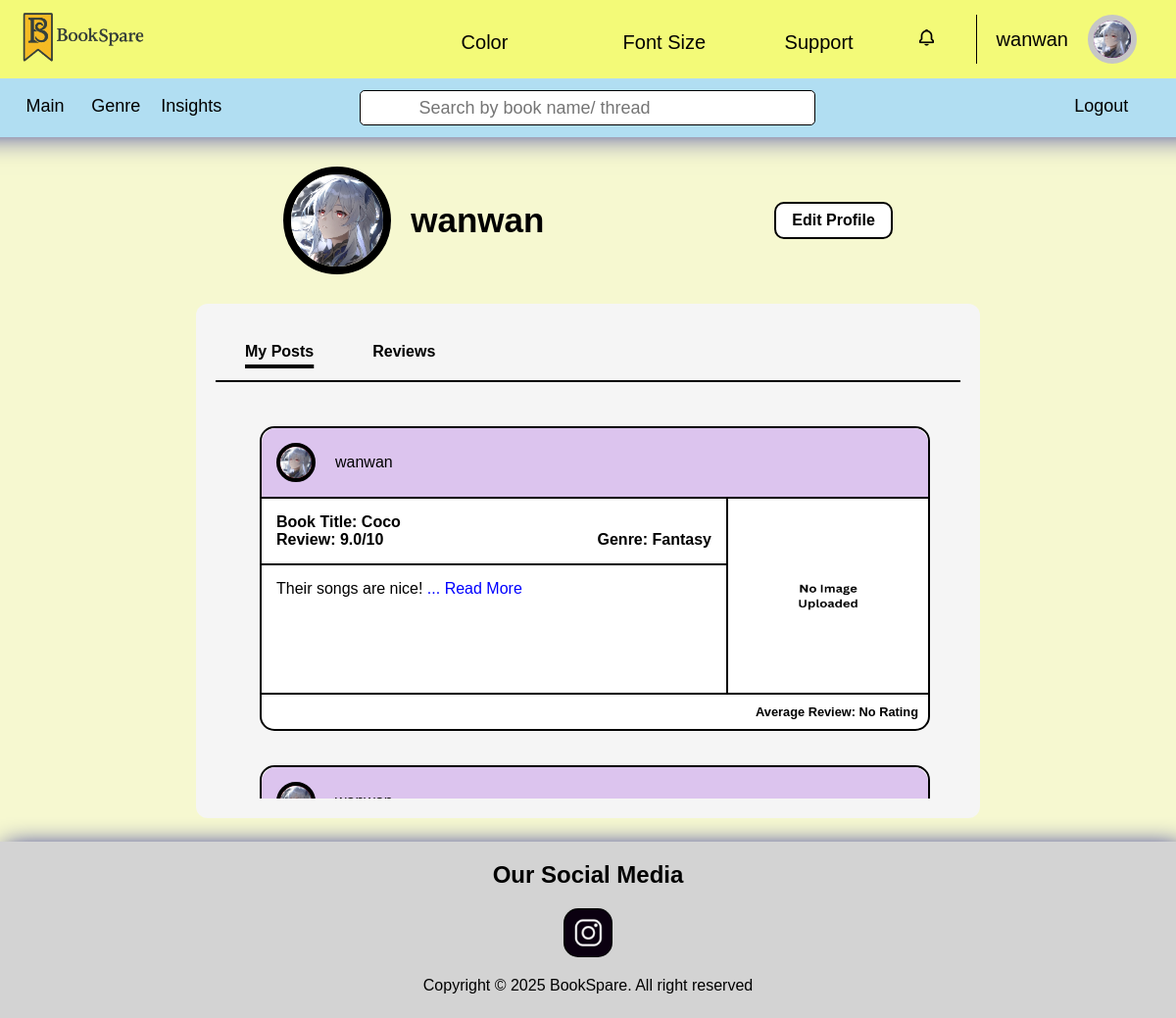
The app's page /profilemyposts.php (signed in) with its own data.
### tables this page shows
CREATE TABLE `reader_user` (
  `readerID` int(11) NOT NULL,
  `username` varchar(30) NOT NULL,
  `email` varchar(70) NOT NULL,
  `phone` varchar(15) NOT NULL,
  `country` varchar(75) NOT NULL,
  `dateOfBirth` date NOT NULL,
  `password` varchar(255) DEFAULT NULL,
  `avatar` varchar(255) DEFAULT NULL
);

CREATE TABLE `post_review` (
  `postCode` int(11) NOT NULL,
  `readerID` int(11) DEFAULT NULL,
  `bookID` int(11) DEFAULT NULL,
  `ownerOpinion` longtext NOT NULL,
  `ownerRating` decimal(3,1) NOT NULL,
  `frontCover_img` varchar(255) DEFAULT NULL,
  `backCover_img` varchar(255) DEFAULT NULL,
  `synopsis` longtext DEFAULT NULL,
  `statusPhone` varchar(10) DEFAULT NULL,
  `author` varchar(50) DEFAULT NULL,
  `genre` varchar(50) DEFAULT NULL
);

CREATE TABLE `book_record` (
  `bookID` int(11) NOT NULL,
  `bookTitle` varchar(60) NOT NULL
);

### profileMyPostSection/myPostSection.php (the view, shortened to what this page needs)
<div class="review-card">
<?php
    foreach ($post as $row) {
        $sqlGetComment = "SELECT
            comment.*,
            post.*,
            reader.*,
            bookBorrow.*
        FROM Comment_Rating comment
        INNER JOIN Post_Review post ON comment.postCode = post.postCode
        INNER JOIN Reader_User reader ON comment.readerID = reader.readerID
        INNER JOIN book_borrowed bookBorrow ON comment.bookBorrowCode = bookBorrow.bookBorrowCode
        WHERE comment.postCode = '{$row['postCode']}'";
        $resultGetComemnt = $conn->query($sqlGetComment);
        $comment = $resultGetComemnt->fetch_all(MYSQLI_ASSOC);
        $averageRating = 0;
        if (!empty($comment)) {
                $i = 0;
                foreach($comment as $commentData) {
                    if ($commentData['bookBorrowCode'] != null) {
                        $averageRating += $commentData['ratingFeedback'];
                        $i++;
                    }
                }
                if ($i != 0) {
                    $averageRating = $averageRating / $i;
                }
        }
        if ($row['frontCover_img'] != null) {
            echo '<div class="post">';
            echo '    <div class="head">';
            echo '        <div class="postProfile">';
            if ($row['avatar'] != null) {
                echo '            <a href=""><img src="'.$row['avatar'].'" alt="Profile Image"></a>';
            } else {
                echo '            <a href="">A</a>';
            }
            echo '        </div>';
            echo '    </div>';
            echo '</div>';
        } else {
            echo '<div class="post">';
            echo '    <div class="head">';
            echo '        <div class="postProfile">';
            if ($row['avatar'] != null) {
                echo '            <a href=""><img src="'.$row['avatar'].'" alt="Profile Image"></a>';
            } else {
                echo '            <a href="">A</a>';
            }
            echo $row['username'];
            echo '        </div>';
            echo '    </div>';
            echo '    <div class="body">';
            echo '        <div class="left">';
            echo '            <div class="review">';
            echo '                <h2>Book Title: '.$row['bookTitle']. '</h2>';
            echo '                <h3><label for="">Review: '.$row['ownerRating'].'/10</label><label for="">Genre: '.$row['genre'].'</label></h3>';
            echo '            </div>';
            echo '            <div class="description">';
            echo '                <p>';
            echo substr($row['ownerOpinion'], 0, 310);
            echo '                    <a href="bookDetail.php?postCode='.$row['postCode'].'">... Read More</a>';
            echo '                </p>';
            echo '            </div>';
            echo '        </div>';
            echo '        <div class="right">';
            echo '            <img src="bookUploads/noImageUploaded.png" alt="Book Cover">';
            echo '        </div>';
            echo '    </div>';
            echo '    <div class="bottom">';
            if ($averageRating != 0) {
                echo '<h3>Average Review: '.number_format($averageRating, 1).'</h3>';
            } else {
                echo '<h3>Average Review: No Rating</h3>';
            }
            echo '    </div>';
            echo '</div>';
        }
    }
    ?>
</div>

### profilemyposts.php (shortened to what this page needs)
<?php
require("database/database.php");
$username = $_SESSION['username'];
$email = $_SESSION['email'];
$contact = $_SESSION['contact'];
$readerID = $_SESSION['readerID'];
$sql = "SELECT * FROM Reader_User WHERE username = '$username'
OR email = '$email' OR phone = '$contact'";
$runSQL = $conn->query($sql);
$user = $runSQL->fetch_assoc();
$sqlGetPostDetails = "SELECT
                          post.*,
                          reader.*,
                          book.*
                      FROM post_review post
                      INNER JOIN reader_user reader USING (readerID)
                      INNER JOIN book_record book USING (bookID)
                      WHERE post.readerID = '$readerID'
                      ORDER BY post.postCode DESC";
$resultGetPostDetails = $conn->query($sqlGetPostDetails);
$post = $resultGetPostDetails->fetch_all(MYSQLI_ASSOC);
?>
<!DOCTYPE html>
<html lang="en" data-themeColor="defaultColor" data-fontSize="defaultFontSize">
<head>
    <link rel="stylesheet" href="style.css">
</head>
<body>
  <?php include("header.php"); ?>
    <div class="profile-header">
    <div class="profile-left">
        <?php
            if ($user['avatar'] != null) {
                echo "<img src='".$user['avatar']."' alt='Profile Image'>";
            } else {
                echo '<div class="profile-picture">'.$user['username'][0].'</div>';
            }
        ?>
        <div class="profile-name"><?php echo $user['username']; ?></div>
    </div>
    <button class="edit-profile">Edit Profile</button>
</div>
     <main>
        <section class="editProfile">
            <form class="tabs" method="GET">
            <?php
                $mypostActive = (!isset($_GET['mypostSection']) || $_GET['mypostSection'] === 'myPost') ? 'active' : '';
                $reviewActive = (isset($_GET['mypostSection']) && $_GET['mypostSection'] === 'review') ? 'active' : '';
            ?>
                <button type="submit" class="tab <?php echo $mypostActive; ?>" name="mypostSection" value="myPost">My Posts</button>
                <button type="submit" class="tab <?php echo $reviewActive; ?>" name="mypostSection" value="review">Reviews</button>
            </form>
            <div class="tab-content">
                <?php
                    if (isset($_GET['mypostSection'])) {
                        if ($_GET['mypostSection'] === "myPost") {
                            include("profileMyPostSection/myPostSection.php");
                        } else {
                            include("profileMyPostSection/reviewSection.php");
                        }
                    } else {
                        include("profileMyPostSection/myPostSection.php");
                    }
                ?>
            </div>
        </section>
    </main>
    <footer>
        <h1>Our Social Media</h1>
        <a href="https://www.instagram.com/bookspare_?igsh=NDJmMjl2aGtxdWQ0" target="_blank"></a>
        <p>Copyright &copy; 2025 BookSpare. All right reserved</p>
    </footer>
</body>
</html>

### header.php (shortened to what this page needs)
<!DOCTYPE html>
<html lang="en" data-themeColor="defaultColor" data-fontSize="defaultFontSize">
<head>
</head>
<body>
    <header>
        <div id="firstHeader">
            <a href="main.php" id="logo"><img src="image/logoTitle.png" alt="logo" id="logoImage"></a>
            <nav>
                <div>
                    <span class="colorButton"><label for="color">Color<box-icon name='chevron-down'
                                class="downArrow"></box-icon></label></span>
                </div>
                <div>
                    <span class="fontSizeButton"><label for="fontSize">Font Size<box-icon name='chevron-down'
                                class="downArrow"></box-icon></label></span>
                </div>
                <div>
                    <span class="supportButton"><label for="support">Support<box-icon name='chevron-down'
                                class="downArrow"></box-icon></label></span>
                </div>
                <div>
                    <span class="notificationButton"><label for="notification"><i class='bx  bx-bell' ></i> </label></span>
                </div>
                <div>
                    <span class="profile">
                        <?php echo $user['username']; ?>
                        <a>
                        <?php
                            if ($user['avatar'] == null) {
                                echo $user['username'][0];
                            } else {
                                echo "<img src=".$user['avatar']." alt='Profile Image'>";
                            }
                        ?>
                        </a>
                    </span>
                </div>
            </nav>
        </div>
        <div id="secondHeader">
            <nav>
                <a href="main.php"><label for="">Main</label></a>
                <a href="genre.php"><label for="">Genre</label></a>
                <a href="barChart.php"><label for="">Insights</label></a>
            </nav>
            <form method="POST" action="search.php" class="headerForm">
                <box-icon name='search-alt'></box-icon>
                <input type="text" placeholder="Search by book name/ thread" name="search">
            </form>
            <nav>
                <a href="logout.php"><label for="main">Logout</label></a>
            </nav>
        </div>
    </header>
</body>
</html>

### style.css (style rules this page uses)
:root { --bodyBgColor: #f6f8d0; --firstHeaderBgColor: #f3fa78; --firstHeaderBoxShadow: 1px 1px 30px 53px darkblue; --secondHeaderBgColor: #b1def2; --footerBgColor: lightgray; --footerBoxShadow: 5px 5px 25px 0.5px darkblue; --footerColor: black; --headerAnchor: black; --headerSpan: black; --iconColor: black; --fontSize: 1em; --fontSizeTitle: 1.5em; --navLabelBorderSize: 165px; transition: 0.2s; }
html { font-size: 16px; }
* { box-sizing: border-box; margin: 0; padding: 0; font-size: var(--fontSize); user-select: none; font-family:'Gill Sans', 'Gill Sans MT', Calibri, 'Trebuchet MS', sans-serif }
body { background-color: var(--bodyBgColor); }
header { display: flex; flex-direction: column; user-select: none; top: 0; position: sticky; z-index: 999; }
box-icon { fill: var(--iconColor); }
header #firstHeader { display: flex; justify-content: space-between; padding: 0px 20px; font-size: 20px; background-color: var(--firstHeaderBgColor); box-shadow: var(--firstHeaderBoxShadow); height: 80px; align-items: center; }
header #firstHeader a { width: 130px; color: var(--headerAnchor); }
header #logoImage { width: 100%; }
header nav { width: 70%; margin: 18px 0 18px 10px; align-items: center; }
header #firstHeader nav { display: flex; justify-content: right; }
header #firstHeader nav span { display: inline-block; text-decoration: none; color: var(--headerSpan); padding: 0 20px; width: var(--navLabelBorderSize); }
header #firstHeader span label { cursor: pointer; transition: 0.3s; }
header #firstHeader span .downArrow { margin-left: 10px; width: 20%; }
header #firstHeader span.profile { display: flex; gap: 20px; align-items: center; border-left: 1px solid; cursor: pointer; width: auto; }
header #firstHeader span.profile a { display: inline-flex; height: 50px; width: 50px; border: 6px solid rgb(198, 198, 198); background-color: purple; border-radius: 50px; justify-content: center; align-items: center; color: white; cursor: pointer; }
header #firstHeader span.profile img { display: inline-block; height: 100%; width: 100%; border-radius: 50px; }
header #firstHeader nav span.notificationButton { display: flex; justify-content: center; align-items: center; width: 50px; padding: 0 50px 0 0; }
header #secondHeader { height: 60px; background-color: var(--secondHeaderBgColor); font-size: 18px; display: flex; }
header #secondHeader nav { text-align: left; width: 30%; padding: 0 0 0 10px; }
header #secondHeader nav:nth-child(3) { text-align: right; padding: 0 50px; }
header #secondHeader nav a { text-decoration: none; color: var(--headerAnchor); }
header #secondHeader a label { display: inline-block; width: 20%; text-align: center; cursor: pointer; transition: 0.2s; }
header #secondHeader form.headerForm { border-radius: 5px !important; border: 1px solid !important; margin: 12px 0 !important; width: 39% !important; background-color: white !important; }
header #secondHeader form.headerForm box-icon { display: inline-block !important; margin: 6px 10px !important; fill: black !important; }
header #secondHeader form.headerForm input { vertical-align: top !important; height: 34px !important; width: 88% !important; border: none !important; outline: none !important; padding: 0 10px !important; }
footer { display: flex; flex-direction: column; text-align: center; gap: 20px; height: 220px; background-color: var(--footerBgColor); padding: 20px 0; user-select: none; box-shadow: var(--footerBoxShadow); color: var(--footerColor); }
footer h1 { font-size: var(--fontSizeTitle) }
footer a { margin: 0 auto; background-image: url("image/socialMedia/ig.png"); background-repeat: no-repeat; background-size: contain; width: 70px; height: 70px; border-radius: 20px; transition: 0.3s; }
@media (min-width: 800px) and (max-width: 1250px) { header #firstHeader a { width: 130px; } }
@media (min-width: 800px) and (max-width: 1250px) { header #secondHeader nav a { padding: 0 15px 0 0; } }
@media (min-width: 800px) and (max-width: 1250px) { header #secondHeader a label { width: 15%; } }
@media (min-width: 800px) and (max-width: 1250px) { footer { height: 180px; } }
@media (min-width: 800px) and (max-width: 1250px) { footer a { width: 50px; height: 50px; border-radius: 15px; } }

### records on screen
reader_user: username "wanwan", avatar (picture)
post_review: readerID.avatar (picture), readerID.username "wanwan", bookID.bookTitle "Coco", ownerRating "9.0", genre "Fantasy", ownerOpinion "Their songs are nice!", shows "Average Review: No Rating"
post_review: readerID.avatar (picture)
